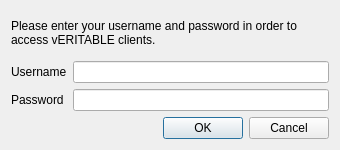
<?xml version="1.0" encoding="UTF-8"?>
<ui version="4.0">
 <class>PasswordDialog</class>
 <widget class="QDialog" name="PasswordDialog">
  <property name="geometry">
   <rect>
    <x>0</x>
    <y>0</y>
    <width>340</width>
    <height>150</height>
   </rect>
  </property>
  <property name="windowTitle">
   <string>vERITABLE Logon</string>
  </property>
  <layout class="QGridLayout" name="gridLayout">
   <item row="0" column="0" colspan="2">
    <widget class="QLabel" name="label">
     <property name="sizePolicy">
      <sizepolicy hsizetype="MinimumExpanding" vsizetype="MinimumExpanding">
       <horstretch>0</horstretch>
       <verstretch>0</verstretch>
      </sizepolicy>
     </property>
     <property name="text">
      <string>Please enter your username and password in order to access vERITABLE clients.</string>
     </property>
     <property name="wordWrap">
      <bool>true</bool>
     </property>
    </widget>
   </item>
   <item row="1" column="0">
    <widget class="QLabel" name="label_2">
     <property name="text">
      <string>Username</string>
     </property>
    </widget>
   </item>
   <item row="1" column="1">
    <widget class="QLineEdit" name="username"/>
   </item>
   <item row="2" column="0">
    <widget class="QLabel" name="label_3">
     <property name="text">
      <string>Password</string>
     </property>
    </widget>
   </item>
   <item row="2" column="1">
    <widget class="QLineEdit" name="password">
     <property name="echoMode">
      <enum>QLineEdit::Password</enum>
     </property>
    </widget>
   </item>
   <item row="3" column="1">
    <widget class="QDialogButtonBox" name="buttonBox">
     <property name="standardButtons">
      <set>QDialogButtonBox::Cancel|QDialogButtonBox::Ok</set>
     </property>
    </widget>
   </item>
  </layout>
 </widget>
 <resources/>
 <connections>
  <connection>
   <sender>buttonBox</sender>
   <signal>accepted()</signal>
   <receiver>PasswordDialog</receiver>
   <slot>accept()</slot>
   <hints>
    <hint type="sourcelabel">
     <x>206</x>
     <y>137</y>
    </hint>
    <hint type="destinationlabel">
     <x>169</x>
     <y>79</y>
    </hint>
   </hints>
  </connection>
  <connection>
   <sender>buttonBox</sender>
   <signal>rejected()</signal>
   <receiver>PasswordDialog</receiver>
   <slot>reject()</slot>
   <hints>
    <hint type="sourcelabel">
     <x>206</x>
     <y>137</y>
    </hint>
    <hint type="destinationlabel">
     <x>169</x>
     <y>79</y>
    </hint>
   </hints>
  </connection>
  <connection>
   <sender>password</sender>
   <signal>textChanged(QString)</signal>
   <receiver>PasswordDialog</receiver>
   <slot>updateOkButton()</slot>
   <hints>
    <hint type="sourcelabel">
     <x>204</x>
     <y>107</y>
    </hint>
    <hint type="destinationlabel">
     <x>169</x>
     <y>78</y>
    </hint>
   </hints>
  </connection>
  <connection>
   <sender>username</sender>
   <signal>textChanged(QString)</signal>
   <receiver>PasswordDialog</receiver>
   <slot>updateOkButton()</slot>
   <hints>
    <hint type="sourcelabel">
     <x>204</x>
     <y>76</y>
    </hint>
    <hint type="destinationlabel">
     <x>169</x>
     <y>78</y>
    </hint>
   </hints>
  </connection>
 </connections>
 <slots>
  <slot>updateOkButton()</slot>
 </slots>
</ui>
